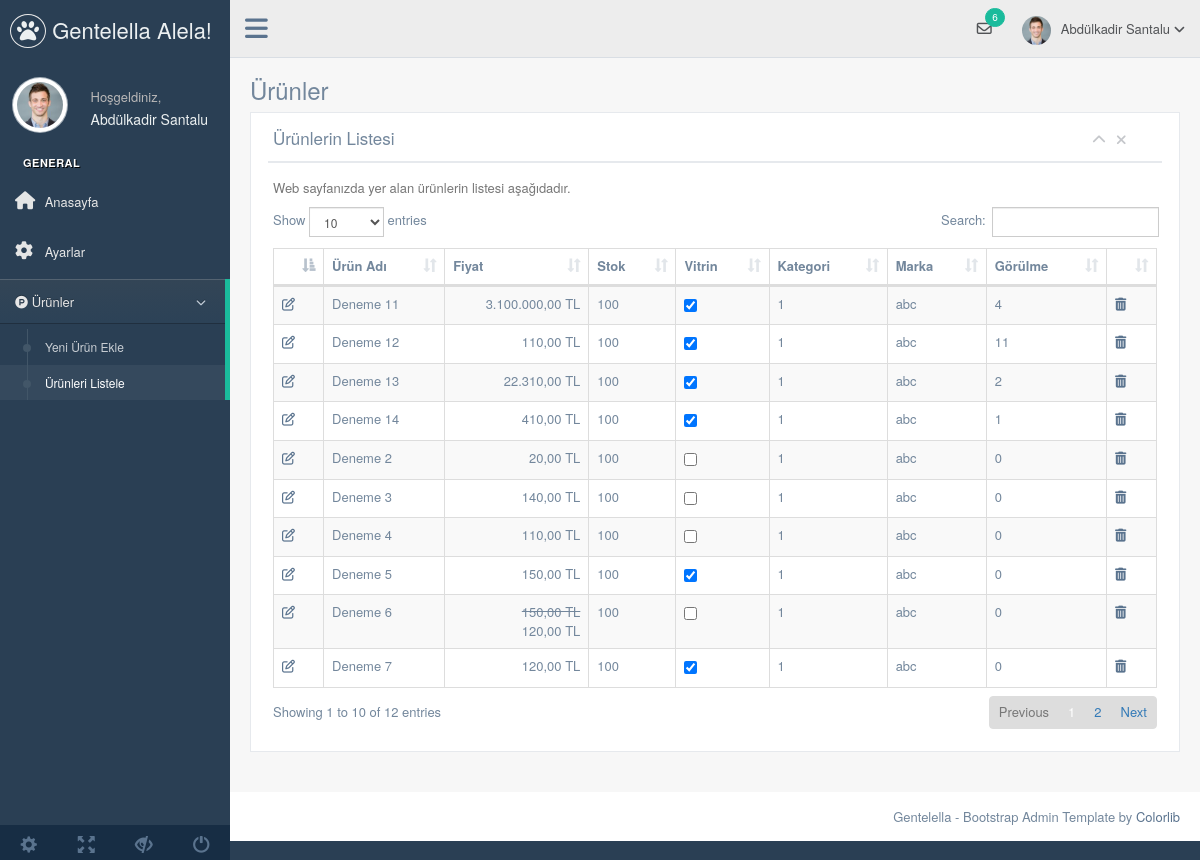
Page /template-yonet/UrunListele.php (signed in) on the committed database.
### tables this page shows
CREATE TABLE `urun` (
  `urun_id` int(11) NOT NULL,
  `urun_adi` varchar(150) DEFAULT NULL,
  `urun_aciklama` text DEFAULT NULL,
  `urun_fiyat` double DEFAULT NULL,
  `urun_indirim` int(11) DEFAULT NULL,
  `urun_stok` int(11) DEFAULT NULL,
  `urun_vitrin` tinyint(1) DEFAULT NULL,
  `urun_eklenmetarihi` timestamp NULL DEFAULT current_timestamp(),
  `urun_kategori_id` int(11) DEFAULT NULL,
  `urun_renk` varchar(200) DEFAULT NULL,
  `urun_beden` varchar(200) DEFAULT NULL,
  `urun_marka` varchar(50) DEFAULT NULL,
  `urun_gosterilme` int(11) DEFAULT NULL
);

### template-yonet/UrunListele.php (the view, shortened to what this page needs)
<?php
include"ust.php";
?>
        <div class="right_col" role="main">
          <div class="">
            <div class="page-title">
              <div class="title_left">
                <h3>Ürünler</h3>
              </div>
            </div>
            <div class="clearfix"></div>
            <div class="row">
              <div class="col-md-12 col-sm-12 col-xs-12">
                <div class="x_panel">
                  <div class="x_title">
                    <h2>Ürünlerin Listesi <small>Users</small></h2>
                    <ul class="nav navbar-right panel_toolbox">
                      <li><a class="collapse-link"><i class="fa fa-chevron-up"></i></a>
                      </li>
                      <li><a class="close-link"><i class="fa fa-close"></i></a>
                      </li>
                    </ul>
                    <div class="clearfix"></div>
                  </div>
                  <div class="x_content">
                    <p class="text-muted font-13 m-b-30">
                      Web sayfanızda yer alan ürünlerin listesi aşağıdadır.
                    </p>
                    <table id="datatable" class="table table-striped table-bordered">
                      <thead>
                        <tr>
                          <th></th>
                          <th>Ürün Adı</th>
                          <th>Fiyat</th>
                          <th>Stok</th>
                          <th>Vitrin</th>
                          <th>Kategori</th>
                          <th>Marka</th>
                          <th>Görülme</th>
                          <th></th>
                        </tr>
                      </thead>
                      <tbody>
<?php
$Urunler=$db->query("SELECT * FROM urun ORDER BY urun_adi");
while($Urun=$Urunler->fetch())
{
  $IndirimliFiyat="";
  if ($Urun['urun_indirim']>0) {
     $IndirimliFiyat=$Urun['urun_fiyat']-($Urun['urun_fiyat']*$Urun['urun_indirim']/100);
     $IndirimliFiyat= "<br>".number_format($IndirimliFiyat,2,",",".")." TL";
  }
$Urun['urun_fiyat']=number_format($Urun['urun_fiyat'],2,",",".")." TL";
  if ($Urun['urun_indirim']>0){
$Urun['urun_fiyat']="<del>".$Urun['urun_fiyat']."</del>";
  }
 ?>
                        <tr>
                          <td><a href="UrunDetay.php?id=<?php echo $Urun['urun_id'] ?>"><i class="fa fa-edit"></i></a></td>
                          <td><?php echo $Urun['urun_adi'] ?></td>
                          <td style="text-align: right;"><?php echo $Urun['urun_fiyat'].$IndirimliFiyat  ?> </td>
                          <td><?php echo $Urun['urun_stok'] ?></td>
                          <td><input type="checkbox" <?php echo ($Urun['urun_vitrin']?'checked="checked"':'') ?>></td>
                          <td><?php echo $Urun['urun_kategori_id'] ?></td>
                          <td><?php echo $Urun['urun_marka'] ?></td>
                          <td><?php echo number_format($Urun['urun_gosterilme'],0,",",".") ?></td>
                          <td><a href="Urun_sil.php?id=<?php echo $Urun['urun_id'] ?>"><i class="fa fa-trash"></i></a></td>
<?php
}
 ?>
                      </tbody>
                    </table>
                  </div>
                </div>
              </div>
            </div>
          </div>
        </div>
      <?php
      include"alt.php";
      ?>  }

### rows in the picture
urun: urun_adi "Deneme 11", urun_fiyat "3.100.000,00 TL", urun_stok "100", urun_vitrin "☑", urun_kategori "1", urun_marka "abc", urun_gosterilme "4"
urun: urun_adi "Deneme 12", urun_fiyat "110,00 TL", urun_stok "100", urun_vitrin "☑", urun_kategori "1", urun_marka "abc", urun_gosterilme "11"
urun: urun_adi "Deneme 13", urun_fiyat "22.310,00 TL", urun_stok "100", urun_vitrin "☑", urun_kategori "1", urun_marka "abc", urun_gosterilme "2"
urun: urun_adi "Deneme 14", urun_fiyat "410,00 TL", urun_stok "100", urun_vitrin "☑", urun_kategori "1", urun_marka "abc", urun_gosterilme "1"
urun: urun_adi "Deneme 2", urun_fiyat "20,00 TL", urun_stok "100", urun_kategori "1", urun_marka "abc", urun_gosterilme "0"
urun: urun_adi "Deneme 3", urun_fiyat "140,00 TL", urun_stok "100", urun_kategori "1", urun_marka "abc", urun_gosterilme "0"
urun: urun_adi "Deneme 4", urun_fiyat "110,00 TL", urun_stok "100", urun_kategori "1", urun_marka "abc", urun_gosterilme "0"
urun: urun_adi "Deneme 5", urun_fiyat "150,00 TL", urun_stok "100", urun_vitrin "☑", urun_kategori "1", urun_marka "abc", urun_gosterilme "0"
urun: urun_adi "Deneme 6", urun_fiyat "150,00 TL", IndirimliFiyat "120,00", urun_stok "100", urun_kategori "1", urun_marka "abc", urun_gosterilme "0"
urun: urun_adi "Deneme 7", urun_fiyat "120,00 TL", urun_stok "100", urun_vitrin "☑", urun_kategori "1", urun_marka "abc", urun_gosterilme "0"

### other values in the picture
$_SESSION['kullanici_adsoyad'] "Abdülkadir Santalu"
